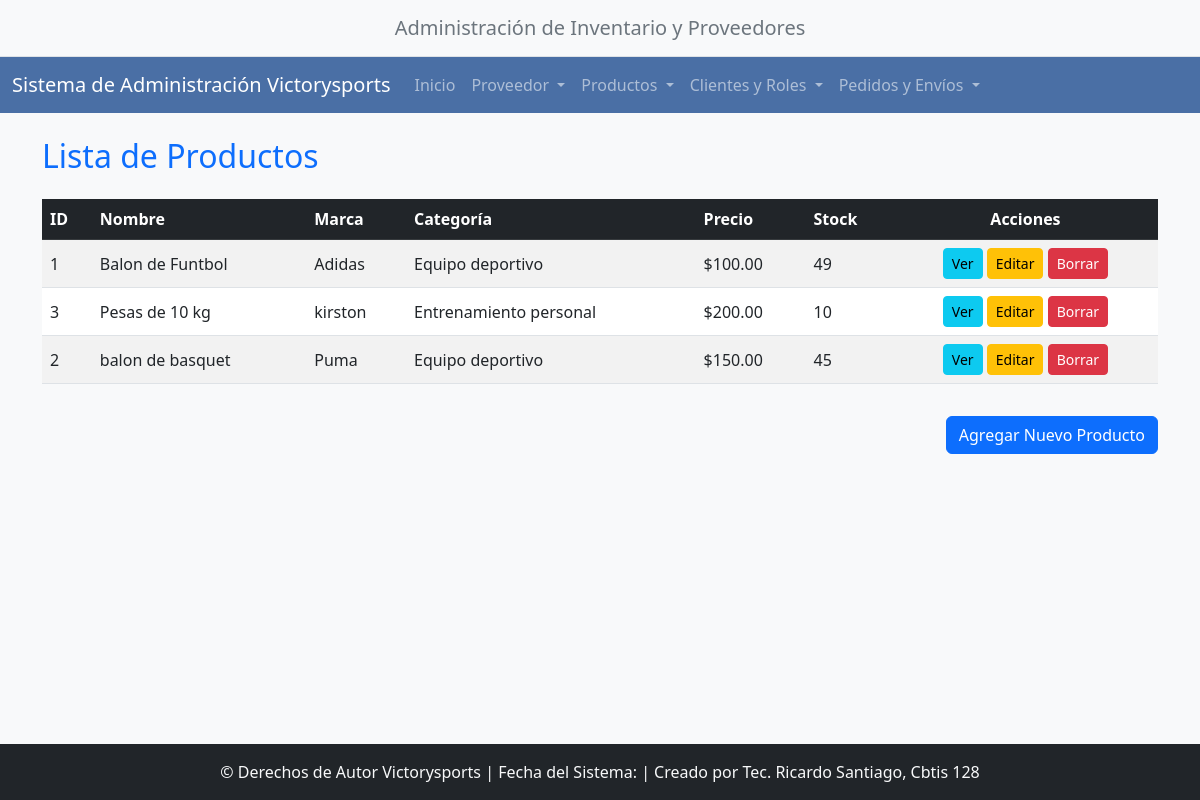
/productos/, run on the app's committed database.
### app_victorysports/models.py (models this page shows, shortened)
class Producto(models.Model):
    id_producto = models.AutoField(primary_key=True)
    nombre = models.CharField(max_length=255)
    precio_unitario = models.DecimalField(max_digits=10, decimal_places=2)
    stock = models.IntegerField(default=0)
    marca = models.CharField(max_length=100)
    img_url = models.URLField(max_length=255, blank=True, null=True)
    categoria = models.ForeignKey(Categoria, on_delete=models.SET_NULL, null=True, related_name='productos')
    color = models.CharField(max_length=50)
    class Meta:
        verbose_name = "Producto"
        verbose_name_plural = "Productos"

class Categoria(models.Model):
    nombre = models.CharField(max_length=100, unique=True)
    activo = models.BooleanField(default=True)
    fecha_creacion = models.DateField(auto_now_add=True)
    class Meta:
        verbose_name = "Categoría de Producto"
        verbose_name_plural = "Categorías de Productos"

### app_victorysports/views.py (the view)
# urls.py: path('productos/', views.ver_producto, name='ver_producto'),
def ver_producto(request):
    productos = Producto.objects.select_related('categoria').all().order_by('nombre')
    context = {'productos': productos}
    return render(request, 'producto/ver_producto.html', context)

### app_victorysports/templates/producto/ver_producto.html (shortened to what this page needs)
{% extends "base.html" %}
{% block content %}
<h2 class="mb-4 text-primary">Lista de Productos</h2>
<div class="table-responsive">
    <table class="table table-striped table-hover align-middle">
        <thead class="table-dark">
            <tr>
                <th>ID</th>
                <th>Nombre</th>
                <th>Marca</th>
                <th>Categoría</th>
                <th>Precio</th>
                <th>Stock</th>
                <th class="text-center">Acciones</th>
            </tr>
        </thead>
        <tbody>
            {% for producto in productos %}
            <tr>
                <td>{{ producto.id_producto }}</td>
                <td>{{ producto.nombre }}</td>
                <td>{{ producto.marca }}</td>
                <td>{{ producto.categoria.nombre|default:"Sin Categoría" }}</td>
                <td>${{ producto.precio_unitario|floatformat:2 }}</td>
                <td>{{ producto.stock }}</td>
                <td class="text-center">
                    <a href="#" class="btn btn-sm btn-info" title="Ver Detalle">Ver</a>
                    <a href="{% url 'actualizar_producto' pk=producto.id_producto %}" class="btn btn-sm btn-warning" title="Editar">Editar</a>
                    <a href="{% url 'borrar_producto' pk=producto.id_producto %}" class="btn btn-sm btn-danger" title="Borrar">Borrar</a>
                </td>
            </tr>
            {% empty %}
            <tr>
                <td colspan="7" class="text-center">No hay productos registrados.</td>
            </tr>
            {% endfor %}
        </tbody>
    </table>
</div>
<div class="text-end mt-3">
    <a href="{% url 'agregar_producto' %}" class="btn btn-primary">Agregar Nuevo Producto</a>
</div>
{% endblock content %}

### app_victorysports/templates/base.html (style rules this page uses)
body { background-color: #f8f9fa; }
html { position: relative; min-height: 100%; }
body { margin-bottom: 70px; }

### data on the page
Producto: id_producto "1", nombre "Balon de Funtbol", marca "Adidas", categoria.nombre "Equipo deportivo", precio_unitario "100.00", stock "49"
Producto: id_producto "3", nombre "Pesas de 10 kg", marca "kirston", categoria.nombre "Entrenamiento personal", precio_unitario "200.00", stock "10"
Producto: id_producto "2", nombre "balon de basquet", marca "Puma", categoria.nombre "Equipo deportivo", precio_unitario "150.00", stock "45"
